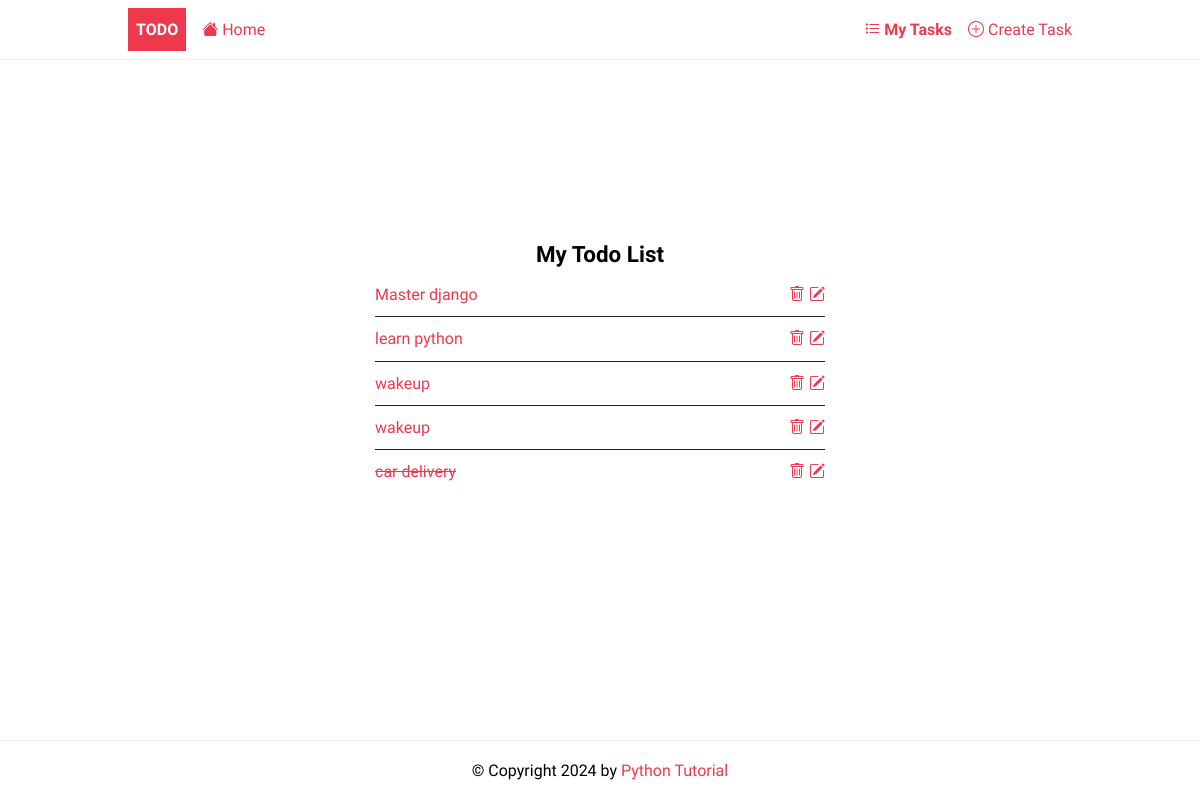
/tasks/, run on an earlier commit of the app's database.
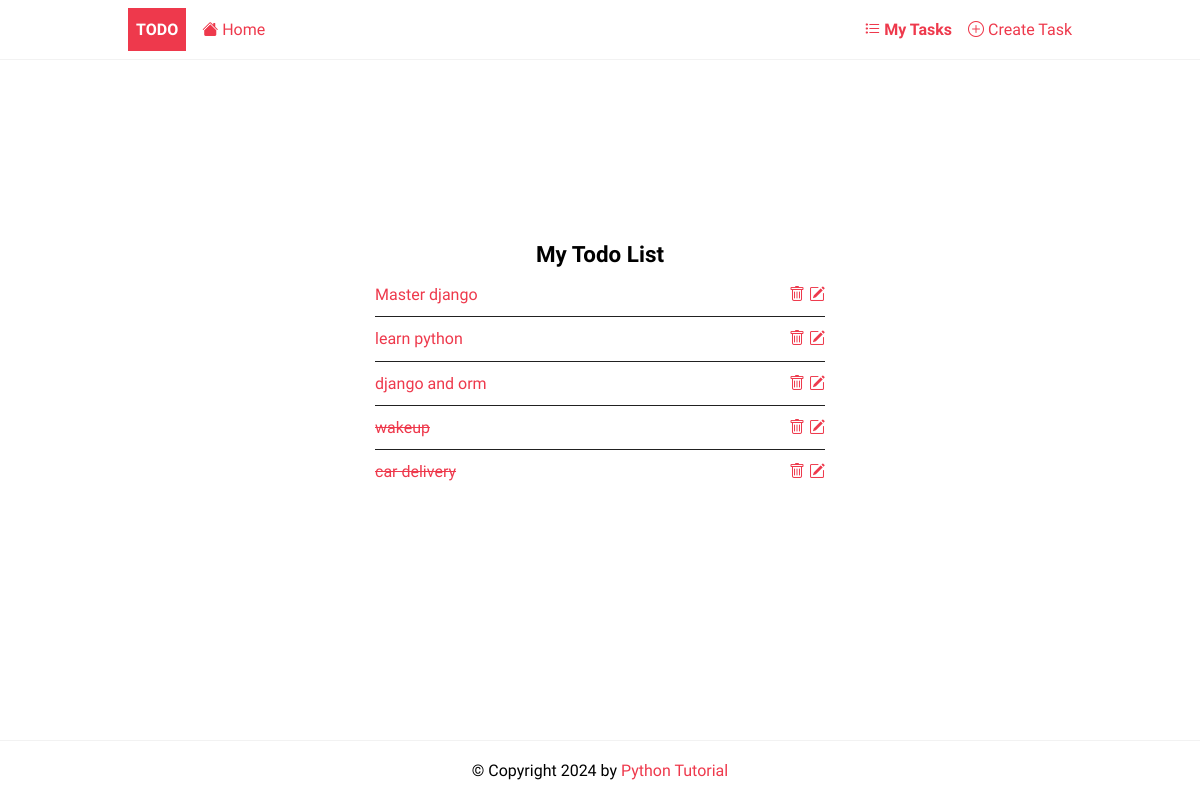
And on a later commit of the database.
### todo/models.py (models this page shows, shortened)
class Task(models.Model):
    title = models.CharField(max_length=255)
    description = models.TextField(null=True, blank=True)
    completed = models.BooleanField(default=False)
    created_at = models.DateTimeField(auto_now_add=True)
    user = models.ForeignKey(User,on_delete=models.CASCADE, null=True, blank=True)
    class Meta:
        ordering = ['completed']

### todo/views.py (the view)
# urls.py: path('tasks/', TaskList.as_view(),name='tasks'),
class TaskList(ListView):
    model = Task
    context_object_name = 'tasks'

### todo/templates/todo/task_list.html
{%extends 'base.html'%}
{%block content%}
<div class="center">
	<h2>My Todo List</h2>
	{% if tasks %}
	<ul class="tasks">
		{% for task in tasks %}
			<li><a href="{% url 'task' task.id %}" class="{% if task.completed%}completed{%endif%}">{{ task.title }}</a>
				 <div  class="task-czzzzzzontrols">
				 	<a href="{%url 'task-delete' task.id %}"><i class="bi bi-trash"></i> </a>
					<a href="{%url 'task-update' task.id %}"><i class="bi bi-pencil-square"></i></a>
		         </div>
		    </li>
		{% endfor %}
	{% else %}
		<p>🎉 Yay, you have no pending tasks!</p>
	{% endif %}
	</ul>
</div>
{%endblock content%}

### templates/base.html (shortened to what this page needs)
{%load static %}
<!DOCTYPE html>
<html lang="en">
    <head>
        <link rel="stylesheet" href="{% static 'css/style.css' %}" />
    </head>
    <body>
        <header class="header">
            <div class="container">
            	<a href="{%url 'home'%}" class="logo">Todo</a>
                <nav class="nav">
                	<a href="{%url 'home'%}"><i class="bi bi-house-fill"></i> Home</a>
                	<a href="{% url 'tasks' %}"><i class="bi bi-list-task"></i> My Tasks</a>
                    <a href="{% url 'task-create' %}"><i class="bi bi-plus-circle"></i> Create Task</a>
                </nav>
            </div>
        </header>
        <main>
            <div class="container">
                <main>
                    <div class="container">
                    </div>
                    {%block content %}
                    {%endblock content%}
                </main>
            </div>
        </main>
        <footer class="footer">
            <div class="container">
               <p>© Copyright {% now "Y" %} by <a href="https://www.pythontutorial.net">Python Tutorial</a></p>
            </div>
        </footer>
    </body>
</html>

### static/css/style.css (style rules this page uses)
:root { --color-primary: #ee394c; --color-secondary: #86b7fe; --color-light: #f2f2f2; --color-gray: #ced4da; --color-dark: #212121; --color-white: #ffffff; --color-error: #e2442f; --color-warning: #ffc900; --color-info: #02a2b9; --color-success: #1ba345; --color-input: #00d1b2; --border-radius: 5px; }
* { margin: 0; padding: 0; box-sizing: border-box; text-rendering: optimizeLegibility; }
html, body { height: 100%; }
body { font-family: 'Dosis', sans-serif; font-size: 1rem; line-height: 1.7; display: flex; flex-direction: column; }
h2 { font-size: 1.4rem; }
a { color: var(--color-primary); text-decoration: none; }
.container { max-width: 960px; margin: 0 auto; padding: 0.5rem; }
.header { border-bottom: solid 1px var(--color-light); }
.header .container { display: flex; align-items: center; gap:1rem; }
.nav { display:flex; gap:1rem; align-items: center; justify-content: center; flex-basis: 100%; }
.nav a:nth-last-child(2) { margin-left: auto; font-weight: bold; }
.logo { padding: 0.5rem; background-color: var(--color-primary); text-decoration: none; color: var(--color-white); font-weight: bold; text-transform: uppercase; }
.tasks { list-style: none; width: 100%; max-width: 450px; }
.tasks li { display: flex; justify-content: space-between; align-items: center; width: 100%; border-bottom: solid 1px var(--color-dark); padding: 0.5rem 0; }
.tasks li:last-of-type { border-bottom: none; }
.completed { text-decoration: line-through; }
.footer p { text-align: center; }
.footer { margin-top: auto; padding: 0.5rem 0; border-top: solid 1px var(--color-light); }
.center { display: flex; flex-direction: column; align-items: center; justify-content: center; min-height: 70vh; }

What changed in the data, as far as the page shows it:
removed Task: title "wakeup"
added Task: title "django and orm"
changed Task "wakeup": completed False → True (drawn)
